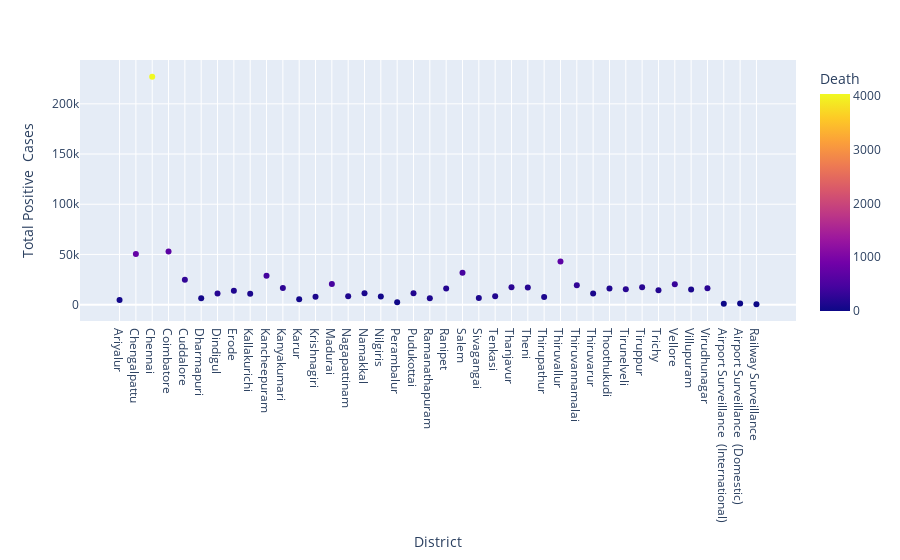

Notebook code cell kept with this figure:
### Code cell
fig3 = px.scatter(data, x="District", y="Total Positive  Cases", color="Death")
fig3.show()

### Figure 1 — Plotly figure (JSON) as saved in the notebook; plotly's stock layout.template omitted (floating-point values rounded to 4 significant figures)
{"data": [{"hovertemplate": "District=%{x}<br>Total Positive  Cases=%{y}<br>Death=%{marker.color}<extra></extra>", "legendgroup": "", "marker": {"color": [49, 749, 4035, 658, 283, 54, 197, 145, 108, 434, 257, 50, 117, 455, 131, 110, 46, 21, 155, 134, 183, 464, 126, 158, 239, 204, 125, 680, 283, 109, 141, 212, 219, 176, 340, 110, 229, 1, 1, 0], "coloraxis": "coloraxis", "symbol": "circle"}, "mode": "markers", "name": "", "orientation": "v", "showlegend": false, "type": "scatter", "x": ["Ariyalur", "Chengalpattu", "Chennai", "Coimbatore", "Cuddalore", "Dharmapuri", "Dindigul", "Erode", "Kallakurichi", "Kancheepuram", "Kanyakumari", "Karur", "Krishnagiri", "Madurai", "Nagapattinam", "Namakkal", "Nilgiris", "Perambalur", "Pudukottai", "Ramanathapuram", "Ranipet", "Salem", "Sivagangai", "Tenkasi", "Thanjavur", "Theni", "Thirupathur", "Thiruvallur", "Thiruvannamalai", "Thiruvarur", "Thoothukudi", "Tirunelveli", "Tiruppur", "Trichy", "Vellore", "Villupuram", "Virudhunagar", "Airport Surveillance  (International)", "Airport Surveillance  (Domestic)", "Railway Surveillance"], "xaxis": "x", "y": [4644, 50362, 226937, 52821, 24761, 6471, 11019, 13880, 10822, 28858, 16466, 5248, 7921, 20645, 8231, 11309, 8012, 2258, 11439, 6346, 15972, 31815, 6560, 8303, 17300, 16942, 7488, 42884, 19212, 10992, 16132, 15360, 17265, 14310, 20339, 15058, 16415, 930, 1026, 428], "yaxis": "y"}], "layout": {"coloraxis": {"colorbar": {"title": {"text": "Death"}}, "colorscale": [[0, "#0d0887"], [0.1111, "#46039f"], [0.2222, "#7201a8"], [0.3333, "#9c179e"], [0.4444, "#bd3786"], [0.5556, "#d8576b"], [0.6667, "#ed7953"], [0.7778, "#fb9f3a"], [0.8889, "#fdca26"], [1, "#f0f921"]]}, "legend": {"tracegroupgap": 0}, "margin": {"t": 60}, "xaxis": {"anchor": "y", "domain": [0, 1], "title": {"text": "District"}}, "yaxis": {"anchor": "x", "domain": [0, 1], "title": {"text": "Total Positive  Cases"}}}}
